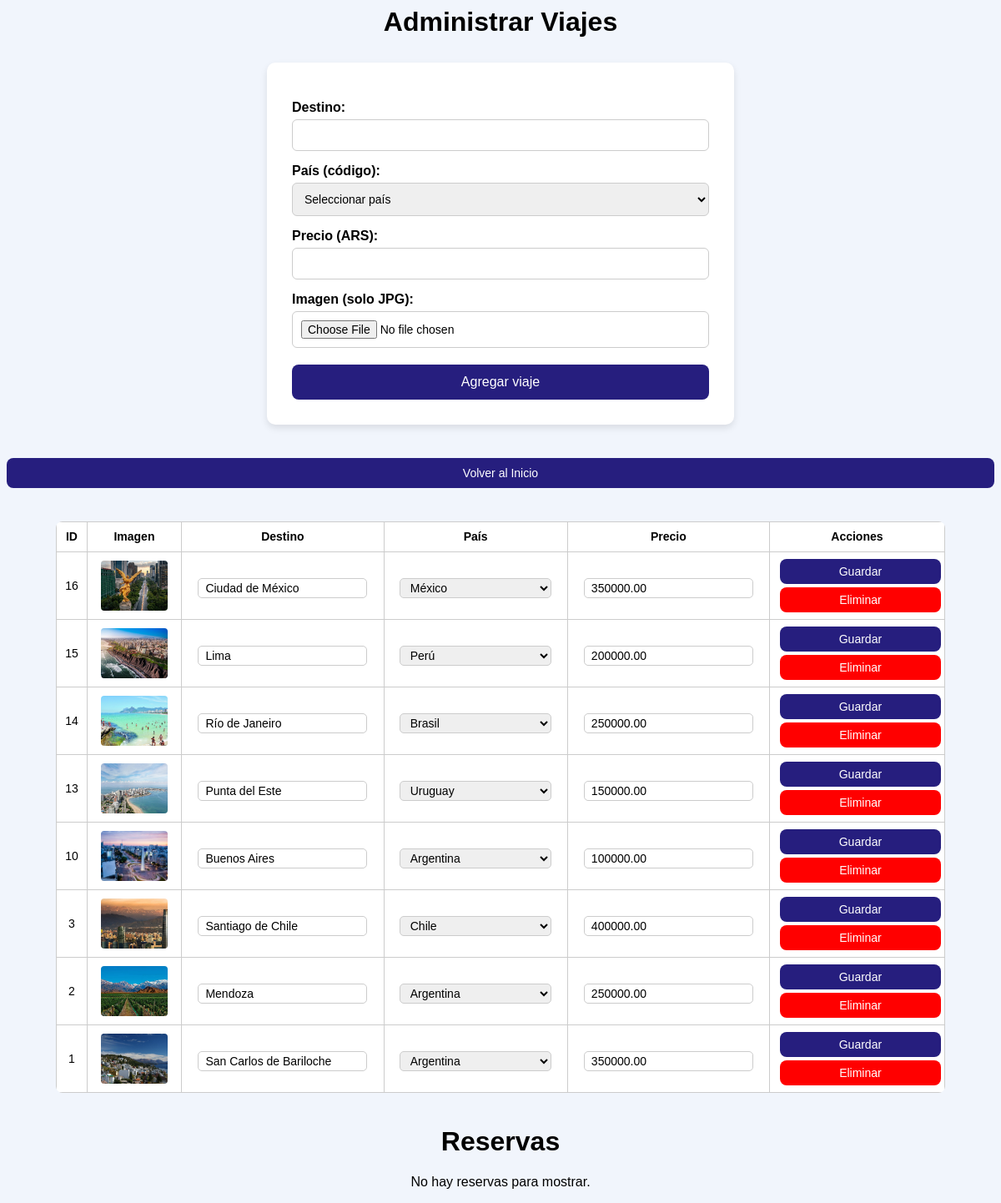
/administrar_viajes.php (signed in), run on the app's committed database.
### tables this page shows
CREATE TABLE `viajes` (
  `id` int(11) NOT NULL,
  `destino` varchar(100) DEFAULT NULL,
  `pais` varchar(5) DEFAULT NULL,
  `precio` decimal(10,2) DEFAULT NULL
);

### administrar_viajes.php (the view, shortened to what this page needs)
<?php
include("agvi_db.php");
$viajes = $conn->query("SELECT * FROM viajes ORDER BY id DESC");
$sqlReservas = "
    SELECT r.id, u.nombre AS usuario, v.destino, v.pais, v.precio, r.cantidad, r.fechaReserva
    FROM reservas r
    INNER JOIN usuarios u ON r.idUsuario = u.id
    INNER JOIN viajes v ON r.idViaje = v.id
    ORDER BY r.fechaReserva DESC
";
$resultReservas = $conn->query($sqlReservas);
?>
<!DOCTYPE html>
<html lang="es">
<head>
</head>
<body>
<h1>Administrar Viajes</h1>
<form method="POST" enctype="multipart/form-data">
    <label for="destino">Destino:</label>
    <input type="text" name="destino" required>
    <label for="pais">País (código):</label>
    <select name="pais" required>
        <option value="">Seleccionar país</option>
    </select>
    <label for="precio">Precio (ARS):</label>
    <input type="number" name="precio" step="1000" required>
    <label for="imagen">Imagen (solo JPG):</label>
    <input type="file" name="imagen" accept=".jpg,.jpeg" required>
    <button type="submit">Agregar viaje</button>
</form>
<div style="text-align: center; margin-bottom: 20px;">
    <a href="index.php">
        <button class="btn-volver">Volver al Inicio</button>
    </a>
</div>
<?php if ($viajes && $viajes->num_rows > 0): ?>
<table>
    <tr>
        <th>ID</th>
        <th>Imagen</th>
        <th>Destino</th>
        <th>País</th>
        <th>Precio</th>
        <th>Acciones</th>
    </tr>
    <?php while ($row = $viajes->fetch_assoc()):
        $nombreArchivo = strtolower(str_replace(' ', '', $row['destino'])) . ".jpg";
        $rutaImagen = "imgs/" . $nombreArchivo;
        $existeImagen = file_exists(__DIR__ . "/imgs/" . $nombreArchivo);
    ?>
    <form method="POST" enctype="multipart/form-data" class="editar-form" id="form-cambiar-img-<?php echo $row['id']; ?>">
        <tr>
            <td><?php echo $row['id']; ?></td>
            <td>
                <img src="<?php echo $existeImagen ? $rutaImagen : 'imgs/default.jpg'; ?>" class="viaje-img" onclick="abrirSelectorImagen(<?php echo $row['id']; ?>)">
            </td>
            <td><input type="text" name="destino" value="<?php echo htmlspecialchars($row['destino']); ?>"></td>
            <td>
                <select name="pais">
                    <option value="AR" <?php if($row['pais']=='AR') echo 'selected'; ?>>Argentina</option>
                    <option value="BR" <?php if($row['pais']=='BR') echo 'selected'; ?>>Brasil</option>
                    <option value="CL" <?php if($row['pais']=='CL') echo 'selected'; ?>>Chile</option>
                    <option value="MX" <?php if($row['pais']=='MX') echo 'selected'; ?>>México</option>
                    <option value="PE" <?php if($row['pais']=='PE') echo 'selected'; ?>>Perú</option>
                    <option value="UY" <?php if($row['pais']=='UY') echo 'selected'; ?>>Uruguay</option>
                </select>
            </td>
            <td><input type="number" name="precio" step="1000" value="<?php echo $row['precio']; ?>"></td>
            <td>
                <button type="submit" name="accion" value="editar" class="btn-accion">Guardar</button>
                <button type="submit" name="accion" value="eliminar" class="btn-accion btn-eliminar">Eliminar</button>
            </td>
        </tr>
    </form>
    <?php endwhile; ?>
</table>
<?php endif; ?>
<h1>Reservas</h1>
<?php if ($resultReservas && $resultReservas->num_rows > 0): ?>
<table>
    <tr>
        <th>ID Reserva</th>
        <th>Usuario</th>
        <th>Destino</th>
        <th>País</th>
        <th>Precio (ARS)</th>
        <th>Cantidad</th>
        <th>Fecha de Reserva</th>
        <th>Acciones</th>
    </tr>
    <?php while ($row = $resultReservas->fetch_assoc()): ?>
    <tr>
        <td><?php echo $row['id']; ?></td>
        <td><?php echo htmlspecialchars($row['usuario']); ?></td>
        <td><?php echo htmlspecialchars($row['destino']); ?></td>
        <td><?php echo htmlspecialchars($row['pais']); ?></td>
        <td><?php echo number_format($row['precio'], 2, ',', '.'); ?></td>
        <td><?php echo $row['cantidad']; ?></td>
        <td><?php echo $row['fechaReserva']; ?></td>
        <td>
            <form method="POST" style="margin:0; padding:0;">
                <input type="hidden" name="accionReserva" value="eliminar">
                <input type="hidden" name="idReserva" value="<?php echo $row['id']; ?>">
                <button type="submit" class="btn-accion btn-eliminar" style="padding:6px 12px; font-size:14px; height:30px; line-height:1.2; margin: 0;">Eliminar</button>
            </form>
        </td>
    </tr>
    <?php endwhile; ?>
</table>
<?php else: ?>
    <p style="text-align:center;">No hay reservas para mostrar.</p>
<?php endif; ?>
</body>
</html>

### administrar_viajes.php (style rules this page uses)
body { background-color: #f1f5fc; font-family: Arial, sans-serif; }
form { background-color: white; max-width: 500px; margin: 30px auto; padding: 30px; border-radius: 10px; box-shadow: 0 4px 8px rgba(0,0,0,0.1); }
h1 { text-align: center; color: #000; }
label { font-weight: bold; display: block; margin-top: 15px; }
input[type="text"], input[type="number"], select, input[type="file"] { width: 100%; padding: 10px; white-space: nowrap; margin-top: 5px; border: 1px solid #ccc; border-radius: 6px; box-sizing: border-box; font-size: 14px; overflow: hidden; text-overflow: ellipsis; }
button { margin-top: 20px; padding: 12px; width: 100%; background-color: #261e7e; color: white; border: none; border-radius: 8px; font-size: 16px; cursor: pointer; }
table { width: 90%; margin: 40px auto; border-collapse: collapse; background: white; border-radius: 8px; overflow: hidden; font-size: 14px; }
th, td { padding: 6px 8px; border: 1px solid #ccc; text-align: center; vertical-align: middle; line-height: 1.2; height: 36px; }
td input[type="text"], td input[type="number"], td select { width: 90%; padding: 0px 8px; border: 1px solid #ccc; border-radius: 5px; box-sizing: border-box; font-size: 14px; height: 24px; white-space: nowrap; line-height: normal; overflow: hidden; text-overflow: ellipsis; }
form.editar-form { display: contents; }
img.viaje-img { width: 80px; height: 60px; object-fit: cover; cursor: pointer; border-radius: 6px; border: 2px solid transparent; transition: border-color 0.3s; }
.btn-accion { padding: 6px 12px; background-color: #261e7e; color: white; border: none; border-radius: 8px; font-size: 14px; cursor: pointer; margin: 2px 4px; display: inline-block; height: 30px; line-height: 1.2; }
.btn-eliminar { background-color: red; }
.btn-volver { background-color: #261e7e; color: white; border: none; border-radius: 8px; font-size: 14px; cursor: pointer; padding: 10px 20px; margin-top: 10px; }

### data on the page
viajes: id "16", shows a picture, destino "Ciudad de México", pais "México", precio "350000.00"
viajes: id "15", shows a picture, destino "Lima", pais "Perú", precio "200000.00"
viajes: id "14", shows a picture, destino "Río de Janeiro", pais "Brasil", precio "250000.00"
viajes: id "13", shows a picture, destino "Punta del Este", pais "Uruguay", precio "150000.00"
viajes: id "10", shows a picture, destino "Buenos Aires", pais "Argentina", precio "100000.00"
viajes: id "3", shows a picture, destino "Santiago de Chile", pais "Chile", precio "400000.00"
viajes: id "2", shows a picture, destino "Mendoza", pais "Argentina", precio "250000.00"
viajes: id "1", shows a picture, destino "San Carlos de Bariloche", pais "Argentina", precio "350000.00"
